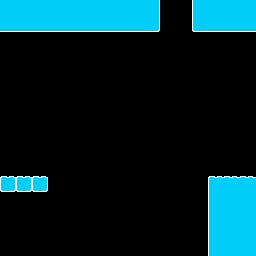

A level layout from a 2D game, rendered from its tile map. Below: a short description, then the map file with its tile-grid data intact:
An orthogonal 16x16 tile map with 16x16 px tiles, 1 tile layer (Map) and 5 objects (2x UpdownDoor, ep_level4_1, PlayerSpawn, MovingPlatform).

<map version="1.10" tiledversion="1.11.2" orientation="orthogonal" renderorder="right-down" width="16" height="16" tilewidth="16" tileheight="16" infinite="0" nextlayerid="3" nextobjectid="13">
 <tileset firstgid="1" source="snow.tsx" />
 <layer id="1" name="Map" width="16" height="16">
  <data encoding="csv">
9,9,9,9,9,9,9,9,9,10,0,0,8,9,9,9,
14,14,14,14,14,14,14,14,14,15,0,0,13,14,14,14,
0,0,0,0,0,0,0,0,0,0,0,0,0,0,0,0,
0,0,0,0,0,0,0,0,0,0,0,0,0,0,0,0,
0,0,0,0,0,0,0,0,0,0,0,0,0,0,0,0,
0,0,0,0,0,0,0,0,0,0,0,0,0,0,0,0,
0,0,0,0,0,0,0,0,0,0,0,0,0,0,0,0,
0,0,0,0,0,0,0,0,0,0,0,0,0,0,0,0,
0,0,0,0,0,0,0,0,0,0,0,0,0,0,0,0,
0,0,0,0,0,0,0,0,0,0,0,0,0,0,0,0,
0,0,0,0,0,0,0,0,0,0,0,0,0,0,0,0,
1,1,1,0,0,0,0,0,0,0,0,0,0,3,4,4,
0,0,0,0,0,0,0,0,0,0,0,0,0,8,9,9,
0,0,0,0,0,0,0,0,0,0,0,0,0,8,9,9,
0,0,0,0,0,0,0,0,0,0,0,0,0,8,9,9,
0,0,0,0,0,0,0,0,0,0,0,0,0,8,9,9
</data>
 </layer>
 <objectgroup id="2" name="Object">
  <object id="8" name="ep_level4_1" x="256" y="0">
   <point />
  </object>
  <object id="9" name="UpdownDoor" x="64" y="112">
   <point />
  </object>
  <object id="10" name="UpdownDoor" x="176" y="112">
   <point />
  </object>
  <object id="11" name="PlayerSpawn" x="-240" y="144">
   <point />
  </object>
  <object id="12" name="MovingPlatform" x="111.848" y="185.061">
   <point />
  </object>
 </objectgroup>
</map>
